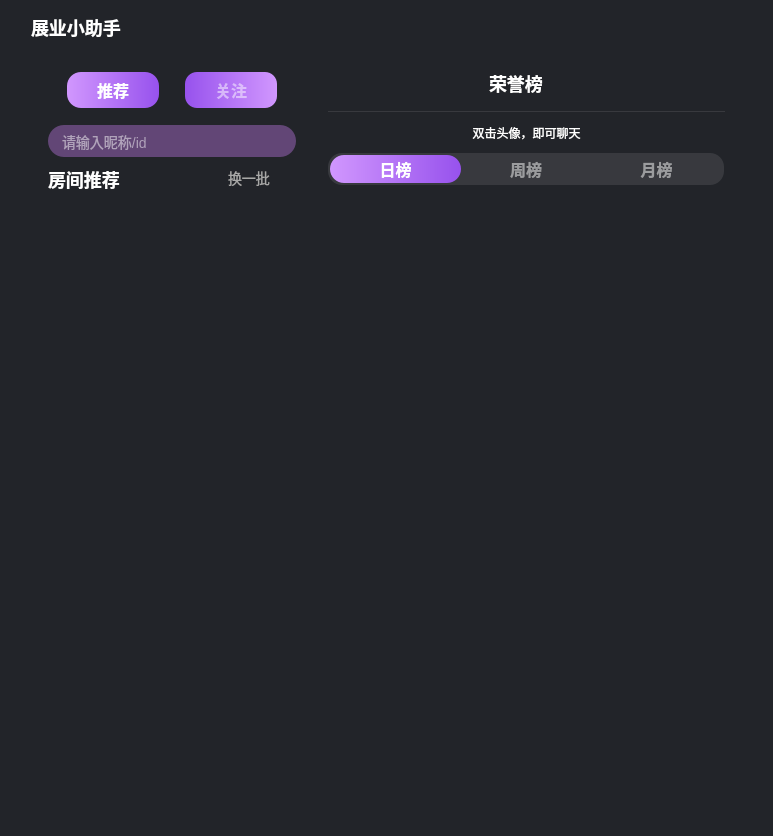
<?xml version="1.0" encoding="UTF-8"?>
<ui version="4.0">
 <class>PromoteBusinePage</class>
 <widget class="QDialog" name="PromoteBusinePage">
  <property name="geometry">
   <rect>
    <x>0</x>
    <y>0</y>
    <width>773</width>
    <height>836</height>
   </rect>
  </property>
  <property name="windowTitle">
   <string>展业小助手</string>
  </property>
  <property name="styleSheet">
   <string notr="true">background: #222429;
border-radius: 12px;</string>
  </property>
  <layout class="QVBoxLayout" name="verticalLayout">
   <property name="spacing">
    <number>0</number>
   </property>
   <property name="leftMargin">
    <number>0</number>
   </property>
   <property name="topMargin">
    <number>0</number>
   </property>
   <property name="rightMargin">
    <number>0</number>
   </property>
   <property name="bottomMargin">
    <number>0</number>
   </property>
   <item>
    <widget class="QWidget" name="widget" native="true">
     <layout class="QVBoxLayout" name="verticalLayout_2">
      <property name="spacing">
       <number>0</number>
      </property>
      <property name="leftMargin">
       <number>31</number>
      </property>
      <property name="topMargin">
       <number>0</number>
      </property>
      <property name="rightMargin">
       <number>32</number>
      </property>
      <property name="bottomMargin">
       <number>31</number>
      </property>
      <item>
       <widget class="QWidget" name="widget_1" native="true">
        <property name="minimumSize">
         <size>
          <width>0</width>
          <height>56</height>
         </size>
        </property>
        <property name="maximumSize">
         <size>
          <width>16777215</width>
          <height>56</height>
         </size>
        </property>
        <property name="styleSheet">
         <string notr="true">QWidget#widget_36 {
    border-bottom: 1px solid #383B43;
border-radius: 0px;
    }</string>
        </property>
        <layout class="QHBoxLayout" name="horizontalLayout_22">
         <property name="spacing">
          <number>16</number>
         </property>
         <property name="leftMargin">
          <number>0</number>
         </property>
         <property name="topMargin">
          <number>0</number>
         </property>
         <property name="rightMargin">
          <number>0</number>
         </property>
         <property name="bottomMargin">
          <number>1</number>
         </property>
         <item>
          <widget class="QLabel" name="label_14">
           <property name="styleSheet">
            <string notr="true">font-family: &quot;微软雅黑&quot;;
font-weight: 500;
font-size: 18px;
color: #FFFFFF;
line-height: 25px;
text-align: left;
font-style: normal;</string>
           </property>
           <property name="text">
            <string>展业小助手</string>
           </property>
          </widget>
         </item>
         <item>
          <spacer name="horizontalSpacer_7">
           <property name="orientation">
            <enum>Qt::Horizontal</enum>
           </property>
           <property name="sizeHint" stdset="0">
            <size>
             <width>40</width>
             <height>20</height>
            </size>
           </property>
          </spacer>
         </item>
         <item>
          <widget class="QPushButton" name="topBtn">
           <property name="minimumSize">
            <size>
             <width>25</width>
             <height>24</height>
            </size>
           </property>
           <property name="maximumSize">
            <size>
             <width>25</width>
             <height>24</height>
            </size>
           </property>
           <property name="styleSheet">
            <string notr="true">QPushButton{	
border:none;
}
QPushButton::hover{
border:none;
background:#3E3E3E;
}
QPushButton::checked {
border:none;
}

</string>
           </property>
           <property name="text">
            <string/>
           </property>
           <property name="icon">
            <iconset resource="../res.qrc">
             <normaloff>:/images/icon_置顶.png</normaloff>:/images/icon_置顶.png</iconset>
           </property>
           <property name="iconSize">
            <size>
             <width>25</width>
             <height>24</height>
            </size>
           </property>
          </widget>
         </item>
         <item>
          <widget class="QPushButton" name="minBtn">
           <property name="minimumSize">
            <size>
             <width>24</width>
             <height>24</height>
            </size>
           </property>
           <property name="maximumSize">
            <size>
             <width>24</width>
             <height>24</height>
            </size>
           </property>
           <property name="styleSheet">
            <string notr="true">QPushButton{	
border:none;
}
QPushButton::hover{
border:none;
background:#3E3E3E;
}
QPushButton::checked {
border:none;
}

</string>
           </property>
           <property name="text">
            <string/>
           </property>
           <property name="icon">
            <iconset resource="../res.qrc">
             <normaloff>:/images/login_min_n.png</normaloff>:/images/login_min_n.png</iconset>
           </property>
           <property name="iconSize">
            <size>
             <width>28</width>
             <height>28</height>
            </size>
           </property>
          </widget>
         </item>
         <item>
          <widget class="QPushButton" name="closeBtn">
           <property name="minimumSize">
            <size>
             <width>24</width>
             <height>24</height>
            </size>
           </property>
           <property name="maximumSize">
            <size>
             <width>24</width>
             <height>24</height>
            </size>
           </property>
           <property name="styleSheet">
            <string notr="true">QPushButton{	
border:none;
}
QPushButton::hover{
border:none;
background:#3E3E3E;
}
QPushButton::checked {
border:none;
}

</string>
           </property>
           <property name="text">
            <string/>
           </property>
           <property name="icon">
            <iconset resource="../res.qrc">
             <normaloff>:/images/login_close_n.png</normaloff>:/images/login_close_n.png</iconset>
           </property>
           <property name="iconSize">
            <size>
             <width>28</width>
             <height>28</height>
            </size>
           </property>
          </widget>
         </item>
        </layout>
       </widget>
      </item>
      <item>
       <widget class="QWidget" name="widget_2" native="true">
        <property name="minimumSize">
         <size>
          <width>0</width>
          <height>0</height>
         </size>
        </property>
        <property name="maximumSize">
         <size>
          <width>16777215</width>
          <height>16777215</height>
         </size>
        </property>
        <property name="styleSheet">
         <string notr="true">QWidget#widget_2 {
                      background-image: url(:/images/toolBg.png);
                      background-position: center;
                      background-repeat: no-repeat;
                    }</string>
        </property>
        <layout class="QHBoxLayout" name="horizontalLayout">
         <property name="spacing">
          <number>0</number>
         </property>
         <property name="leftMargin">
          <number>0</number>
         </property>
         <property name="topMargin">
          <number>0</number>
         </property>
         <property name="rightMargin">
          <number>0</number>
         </property>
         <property name="bottomMargin">
          <number>0</number>
         </property>
         <item>
          <widget class="QWidget" name="widget_4" native="true">
           <property name="minimumSize">
            <size>
             <width>281</width>
             <height>0</height>
            </size>
           </property>
           <property name="maximumSize">
            <size>
             <width>281</width>
             <height>16777215</height>
            </size>
           </property>
           <property name="styleSheet">
            <string notr="true">QWidget {
                      background-image: url(:/images/bg_房间推荐.png);
                      background-position: center;
                      background-repeat: no-repeat;
                    }</string>
           </property>
           <layout class="QVBoxLayout" name="verticalLayout_4">
            <property name="spacing">
             <number>0</number>
            </property>
            <property name="leftMargin">
             <number>17</number>
            </property>
            <property name="topMargin">
             <number>0</number>
            </property>
            <property name="rightMargin">
             <number>16</number>
            </property>
            <property name="bottomMargin">
             <number>16</number>
            </property>
            <item>
             <widget class="QWidget" name="widget_6" native="true">
              <property name="minimumSize">
               <size>
                <width>0</width>
                <height>69</height>
               </size>
              </property>
              <property name="maximumSize">
               <size>
                <width>16777215</width>
                <height>69</height>
               </size>
              </property>
              <property name="styleSheet">
               <string notr="true">QWidget#widget_6{
    background: rgba(255,255,255,0);
    }


QPushButton {
background: qlineargradient(x1:1, y1:0.5, x2:0, y2:0.5, stop:0 #D197FE, stop:1 #9752ED);
border:none;
font-family: &quot;微软雅黑&quot;;
font-weight: 500;
font-size: 16px;
color: rgba(255, 255, 255, 0.5);
line-height: 22px;   
}

QPushButton:checked {
border:none;
background: qlineargradient(x1:0, y1:0, x2:1, y2:0, stop:0 #D197FE, stop:1 #9752ED);
border-radius: 14px;
font-family: &quot;微软雅黑&quot;;
font-weight: 500;
font-size: 16px;
color: #ffffff;
line-height: 22px;   
}
</string>
              </property>
              <layout class="QHBoxLayout" name="horizontalLayout_2">
               <property name="spacing">
                <number>16</number>
               </property>
               <item>
                <widget class="QPushButton" name="pushButton">
                 <property name="minimumSize">
                  <size>
                   <width>92</width>
                   <height>36</height>
                  </size>
                 </property>
                 <property name="maximumSize">
                  <size>
                   <width>92</width>
                   <height>36</height>
                  </size>
                 </property>
                 <property name="text">
                  <string>推荐</string>
                 </property>
                 <property name="checkable">
                  <bool>true</bool>
                 </property>
                 <property name="checked">
                  <bool>true</bool>
                 </property>
                 <attribute name="buttonGroup">
                  <string notr="true">buttonGroup</string>
                 </attribute>
                </widget>
               </item>
               <item>
                <widget class="QPushButton" name="pushButton_2">
                 <property name="minimumSize">
                  <size>
                   <width>92</width>
                   <height>36</height>
                  </size>
                 </property>
                 <property name="maximumSize">
                  <size>
                   <width>92</width>
                   <height>36</height>
                  </size>
                 </property>
                 <property name="text">
                  <string>关注</string>
                 </property>
                 <property name="checkable">
                  <bool>true</bool>
                 </property>
                 <property name="checked">
                  <bool>false</bool>
                 </property>
                 <attribute name="buttonGroup">
                  <string notr="true">buttonGroup</string>
                 </attribute>
                </widget>
               </item>
              </layout>
             </widget>
            </item>
            <item>
             <widget class="QWidget" name="widget_7" native="true">
              <property name="minimumSize">
               <size>
                <width>0</width>
                <height>32</height>
               </size>
              </property>
              <property name="maximumSize">
               <size>
                <width>16777215</width>
                <height>32</height>
               </size>
              </property>
              <property name="styleSheet">
               <string notr="true">background: #624676;
border-radius: 16px;</string>
              </property>
              <layout class="QHBoxLayout" name="horizontalLayout_3">
               <property name="spacing">
                <number>12</number>
               </property>
               <property name="leftMargin">
                <number>12</number>
               </property>
               <property name="topMargin">
                <number>1</number>
               </property>
               <property name="rightMargin">
                <number>12</number>
               </property>
               <property name="bottomMargin">
                <number>1</number>
               </property>
               <item>
                <widget class="QLineEdit" name="lineEdit">
                 <property name="styleSheet">
                  <string notr="true">font-family: &quot;微软雅黑&quot;;
font-weight: 400;
font-size: 14px;
color: #FFFFFF;
line-height: 20px;
text-align: left;
font-style: normal;</string>
                 </property>
                 <property name="placeholderText">
                  <string>请输入昵称/id</string>
                 </property>
                </widget>
               </item>
               <item>
                <widget class="QPushButton" name="searchBtn">
                 <property name="text">
                  <string/>
                 </property>
                 <property name="icon">
                  <iconset resource="../res.qrc">
                   <normaloff>:/images/icon_搜索.png</normaloff>:/images/icon_搜索.png</iconset>
                 </property>
                 <property name="iconSize">
                  <size>
                   <width>18</width>
                   <height>18</height>
                  </size>
                 </property>
                </widget>
               </item>
              </layout>
             </widget>
            </item>
            <item>
             <widget class="QWidget" name="widget_8" native="true">
              <property name="minimumSize">
               <size>
                <width>0</width>
                <height>44</height>
               </size>
              </property>
              <property name="maximumSize">
               <size>
                <width>16777215</width>
                <height>44</height>
               </size>
              </property>
              <property name="styleSheet">
               <string notr="true"> background: rgba(255,255,255,0);</string>
              </property>
              <layout class="QHBoxLayout" name="horizontalLayout_4">
               <property name="spacing">
                <number>0</number>
               </property>
               <property name="leftMargin">
                <number>0</number>
               </property>
               <property name="topMargin">
                <number>0</number>
               </property>
               <property name="rightMargin">
                <number>0</number>
               </property>
               <property name="bottomMargin">
                <number>0</number>
               </property>
               <item>
                <widget class="QLabel" name="label_16">
                 <property name="minimumSize">
                  <size>
                   <width>0</width>
                   <height>20</height>
                  </size>
                 </property>
                 <property name="maximumSize">
                  <size>
                   <width>16777215</width>
                   <height>20</height>
                  </size>
                 </property>
                 <property name="styleSheet">
                  <string notr="true">font-family: &quot;微软雅黑&quot;;
font-weight: 500;
font-size: 18px;
color: #FFFFFF;
line-height: 25px;
text-align: left;
font-style: normal;</string>
                 </property>
                 <property name="text">
                  <string>房间推荐</string>
                 </property>
                </widget>
               </item>
               <item>
                <widget class="QPushButton" name="updateBtn">
                 <property name="minimumSize">
                  <size>
                   <width>68</width>
                   <height>20</height>
                  </size>
                 </property>
                 <property name="maximumSize">
                  <size>
                   <width>68</width>
                   <height>20</height>
                  </size>
                 </property>
                 <property name="styleSheet">
                  <string notr="true">font-family: “微软雅黑”;
font-weight: 400;
font-size: 14px;
color: #A8A8A7;
line-height: 20px;
text-align: left;
font-style: normal;

padding-bottom: 2px;</string>
                 </property>
                 <property name="text">
                  <string>换一批</string>
                 </property>
                 <property name="icon">
                  <iconset resource="../res.qrc">
                   <normaloff>:/images/update_n.png</normaloff>:/images/update_n.png</iconset>
                 </property>
                 <property name="iconSize">
                  <size>
                   <width>23</width>
                   <height>24</height>
                  </size>
                 </property>
                </widget>
               </item>
              </layout>
             </widget>
            </item>
            <item>
             <widget class="QScrollArea" name="scrollArea">
              <property name="widgetResizable">
               <bool>true</bool>
              </property>
              <widget class="QWidget" name="scrollAreaWidgetContents">
               <property name="geometry">
                <rect>
                 <x>0</x>
                 <y>0</y>
                 <width>248</width>
                 <height>588</height>
                </rect>
               </property>
               <layout class="QVBoxLayout" name="verticalLayout_7">
                <property name="spacing">
                 <number>16</number>
                </property>
                <property name="leftMargin">
                 <number>0</number>
                </property>
                <property name="topMargin">
                 <number>0</number>
                </property>
                <property name="rightMargin">
                 <number>0</number>
                </property>
                <property name="bottomMargin">
                 <number>0</number>
                </property>
                <item>
                 <layout class="QVBoxLayout" name="listWidget"/>
                </item>
               </layout>
              </widget>
             </widget>
            </item>
           </layout>
          </widget>
         </item>
         <item>
          <widget class="QWidget" name="widget_3" native="true">
           <property name="styleSheet">
            <string notr="true">background-color: rgba(255, 255, 255, 0);</string>
           </property>
           <layout class="QVBoxLayout" name="verticalLayout_3">
            <property name="spacing">
             <number>12</number>
            </property>
            <property name="leftMargin">
             <number>16</number>
            </property>
            <property name="topMargin">
             <number>0</number>
            </property>
            <property name="rightMargin">
             <number>16</number>
            </property>
            <property name="bottomMargin">
             <number>16</number>
            </property>
            <item>
             <widget class="QWidget" name="widget_5" native="true">
              <property name="minimumSize">
               <size>
                <width>0</width>
                <height>56</height>
               </size>
              </property>
              <property name="maximumSize">
               <size>
                <width>16777215</width>
                <height>56</height>
               </size>
              </property>
              <property name="styleSheet">
               <string notr="true">QWidget#widget_5 {
    border-bottom: 1px solid rgba(255,255,255,0.1);;
	background: rgba(255,255,255,0);
border-radius: 0px;
    }</string>
              </property>
              <layout class="QHBoxLayout" name="horizontalLayout_23">
               <property name="spacing">
                <number>16</number>
               </property>
               <property name="leftMargin">
                <number>19</number>
               </property>
               <property name="topMargin">
                <number>0</number>
               </property>
               <property name="rightMargin">
                <number>0</number>
               </property>
               <property name="bottomMargin">
                <number>1</number>
               </property>
               <item>
                <spacer name="horizontalSpacer_8">
                 <property name="orientation">
                  <enum>Qt::Horizontal</enum>
                 </property>
                 <property name="sizeHint" stdset="0">
                  <size>
                   <width>40</width>
                   <height>20</height>
                  </size>
                 </property>
                </spacer>
               </item>
               <item>
                <widget class="QLabel" name="label_15">
                 <property name="styleSheet">
                  <string notr="true">font-family: &quot;微软雅黑&quot;;
font-weight: 500;
font-size: 18px;
color: #FFFFFF;
line-height: 25px;
text-align: left;
font-style: normal;
background: rgba(255,255,255,0);</string>
                 </property>
                 <property name="text">
                  <string>荣誉榜</string>
                 </property>
                </widget>
               </item>
               <item>
                <spacer name="horizontalSpacer">
                 <property name="orientation">
                  <enum>Qt::Horizontal</enum>
                 </property>
                 <property name="sizeHint" stdset="0">
                  <size>
                   <width>40</width>
                   <height>20</height>
                  </size>
                 </property>
                </spacer>
               </item>
               <item>
                <widget class="QPushButton" name="closeBtn_2">
                 <property name="minimumSize">
                  <size>
                   <width>24</width>
                   <height>24</height>
                  </size>
                 </property>
                 <property name="maximumSize">
                  <size>
                   <width>24</width>
                   <height>24</height>
                  </size>
                 </property>
                 <property name="styleSheet">
                  <string notr="true">QPushButton{	
border:none;
}
QPushButton::hover{
border:none;
background:#3E3E3E;
}
QPushButton::checked {
border:none;
}

</string>
                 </property>
                 <property name="text">
                  <string/>
                 </property>
                 <property name="icon">
                  <iconset resource="../res.qrc">
                   <normaloff>:/images/update_n.png</normaloff>:/images/update_n.png</iconset>
                 </property>
                 <property name="iconSize">
                  <size>
                   <width>28</width>
                   <height>28</height>
                  </size>
                 </property>
                </widget>
               </item>
              </layout>
             </widget>
            </item>
            <item>
             <widget class="QLabel" name="label">
              <property name="minimumSize">
               <size>
                <width>0</width>
                <height>17</height>
               </size>
              </property>
              <property name="maximumSize">
               <size>
                <width>16777215</width>
                <height>17</height>
               </size>
              </property>
              <property name="styleSheet">
               <string notr="true">background: rgba(255,255,255,0);

font-family: &quot;微软雅黑&quot;;
font-weight: 400;
font-size: 12px;
color: #FFFFFF;
line-height: 17px;
font-style: normal;</string>
              </property>
              <property name="text">
               <string>双击头像，即可聊天</string>
              </property>
              <property name="alignment">
               <set>Qt::AlignCenter</set>
              </property>
             </widget>
            </item>
            <item>
             <widget class="QWidget" name="widget_52" native="true">
              <property name="minimumSize">
               <size>
                <width>0</width>
                <height>32</height>
               </size>
              </property>
              <property name="maximumSize">
               <size>
                <width>396</width>
                <height>32</height>
               </size>
              </property>
              <property name="styleSheet">
               <string notr="true">

QWidget#widget_52{
    background: rgba(255,255,255,0.1);
border-radius: 14px;
    }


QPushButton {
background: rgba(255,255,255,0);
     border:none;
background: transparent;
font-family: &quot;微软雅黑&quot;;
font-weight: 500;
font-size: 16px;
color: rgba(255, 255, 255, 0.5);
line-height: 22px;   
}

QPushButton:checked {
   border:none;

background: qlineargradient(x1:0, y1:0, x2:1, y2:0, stop:0 #D197FE, stop:1 #9752ED);
border-radius: 14px;

font-family: &quot;微软雅黑&quot;;
font-weight: 500;
font-size: 16px;
color: #ffffff;
line-height: 22px;   
}
</string>
              </property>
              <layout class="QHBoxLayout" name="horizontalLayout_31">
               <property name="spacing">
                <number>0</number>
               </property>
               <property name="leftMargin">
                <number>2</number>
               </property>
               <property name="topMargin">
                <number>2</number>
               </property>
               <property name="rightMargin">
                <number>2</number>
               </property>
               <property name="bottomMargin">
                <number>2</number>
               </property>
               <item>
                <widget class="QPushButton" name="day_btn">
                 <property name="sizePolicy">
                  <sizepolicy hsizetype="Preferred" vsizetype="Expanding">
                   <horstretch>0</horstretch>
                   <verstretch>0</verstretch>
                  </sizepolicy>
                 </property>
                 <property name="styleSheet">
                  <string notr="true"/>
                 </property>
                 <property name="text">
                  <string>日榜</string>
                 </property>
                 <property name="checkable">
                  <bool>true</bool>
                 </property>
                 <property name="checked">
                  <bool>true</bool>
                 </property>
                 <attribute name="buttonGroup">
                  <string notr="true">buttonGroup_2</string>
                 </attribute>
                </widget>
               </item>
               <item>
                <widget class="QPushButton" name="week_btn">
                 <property name="sizePolicy">
                  <sizepolicy hsizetype="Minimum" vsizetype="Expanding">
                   <horstretch>0</horstretch>
                   <verstretch>0</verstretch>
                  </sizepolicy>
                 </property>
                 <property name="text">
                  <string>周榜</string>
                 </property>
                 <property name="checkable">
                  <bool>true</bool>
                 </property>
                 <attribute name="buttonGroup">
                  <string notr="true">buttonGroup_2</string>
                 </attribute>
                </widget>
               </item>
               <item>
                <widget class="QPushButton" name="m_btn">
                 <property name="sizePolicy">
                  <sizepolicy hsizetype="Minimum" vsizetype="Expanding">
                   <horstretch>0</horstretch>
                   <verstretch>0</verstretch>
                  </sizepolicy>
                 </property>
                 <property name="text">
                  <string>月榜</string>
                 </property>
                 <property name="checkable">
                  <bool>true</bool>
                 </property>
                 <attribute name="buttonGroup">
                  <string notr="true">buttonGroup_2</string>
                 </attribute>
                </widget>
               </item>
              </layout>
             </widget>
            </item>
            <item>
             <widget class="QScrollArea" name="scrollArea_4">
              <property name="widgetResizable">
               <bool>true</bool>
              </property>
              <widget class="QWidget" name="scrollAreaWidgetContents_4">
               <property name="geometry">
                <rect>
                 <x>0</x>
                 <y>0</y>
                 <width>397</width>
                 <height>592</height>
                </rect>
               </property>
               <layout class="QVBoxLayout" name="verticalLayout_42">
                <property name="spacing">
                 <number>0</number>
                </property>
                <property name="leftMargin">
                 <number>0</number>
                </property>
                <property name="topMargin">
                 <number>0</number>
                </property>
                <property name="rightMargin">
                 <number>0</number>
                </property>
                <property name="bottomMargin">
                 <number>0</number>
                </property>
                <item>
                 <layout class="QVBoxLayout" name="contList">
                  <property name="spacing">
                   <number>11</number>
                  </property>
                 </layout>
                </item>
               </layout>
              </widget>
             </widget>
            </item>
           </layout>
          </widget>
         </item>
        </layout>
       </widget>
      </item>
     </layout>
    </widget>
   </item>
  </layout>
 </widget>
 <resources>
  <include location="../res.qrc"/>
 </resources>
 <connections/>
 <buttongroups>
  <buttongroup name="buttonGroup"/>
  <buttongroup name="buttonGroup_2"/>
 </buttongroups>
</ui>
